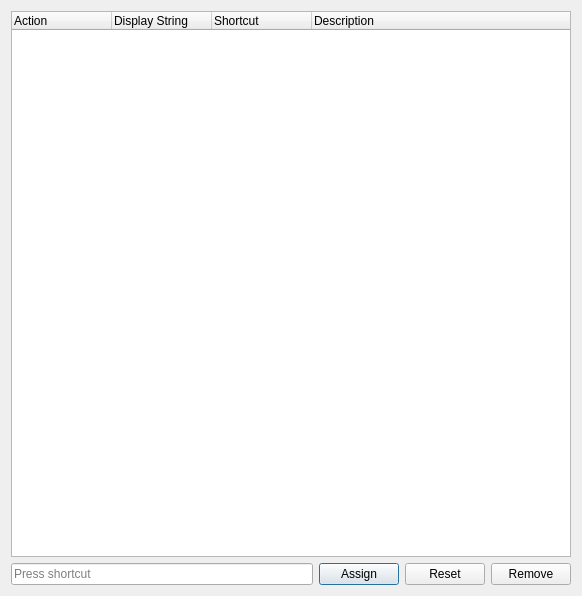
<?xml version="1.0" encoding="UTF-8"?>
<ui version="4.0">
 <class>ShortcutEditor</class>
 <widget class="QDialog" name="ShortcutEditor">
  <property name="geometry">
   <rect>
    <x>0</x>
    <y>0</y>
    <width>582</width>
    <height>596</height>
   </rect>
  </property>
  <property name="windowTitle">
   <string>Shortcuts</string>
  </property>
  <property name="windowIcon">
   <iconset resource="../QtResources/resources.qrc">
    <normaloff>:/GuiFoundation/Icons/Shortcuts.svg</normaloff>:/GuiFoundation/Icons/Shortcuts.svg</iconset>
  </property>
  <layout class="QVBoxLayout" name="verticalLayout">
   <item>
    <widget class="QTreeWidget" name="Shortcuts">
     <property name="uniformRowHeights">
      <bool>true</bool>
     </property>
     <property name="columnCount">
      <number>4</number>
     </property>
     <column>
      <property name="text">
       <string>Action</string>
      </property>
     </column>
     <column>
      <property name="text">
       <string>Display String</string>
      </property>
     </column>
     <column>
      <property name="text">
       <string>Shortcut</string>
      </property>
     </column>
     <column>
      <property name="text">
       <string>Description</string>
      </property>
     </column>
    </widget>
   </item>
   <item>
    <layout class="QHBoxLayout" name="horizontalLayout">
     <item>
      <widget class="QKeySequenceEdit" name="KeyEditor"/>
     </item>
     <item>
      <widget class="QPushButton" name="ButtonAssign">
       <property name="text">
        <string>Assign</string>
       </property>
      </widget>
     </item>
     <item>
      <widget class="QPushButton" name="ButtonReset">
       <property name="text">
        <string>Reset</string>
       </property>
      </widget>
     </item>
     <item>
      <widget class="QPushButton" name="ButtonRemove">
       <property name="text">
        <string>Remove</string>
       </property>
      </widget>
     </item>
    </layout>
   </item>
  </layout>
 </widget>
 <resources>
  <include location="../QtResources/resources.qrc"/>
 </resources>
 <connections/>
</ui>
